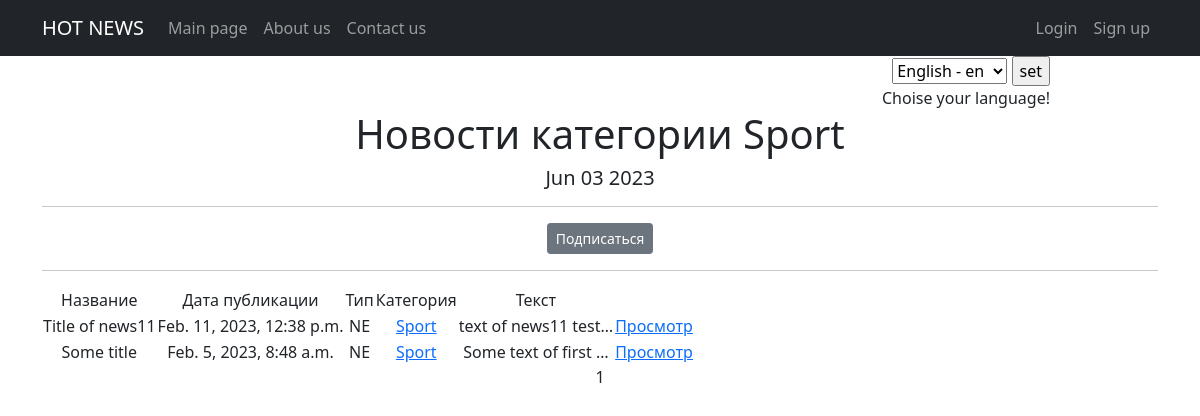
Page /categories/1 on the earlier database version.
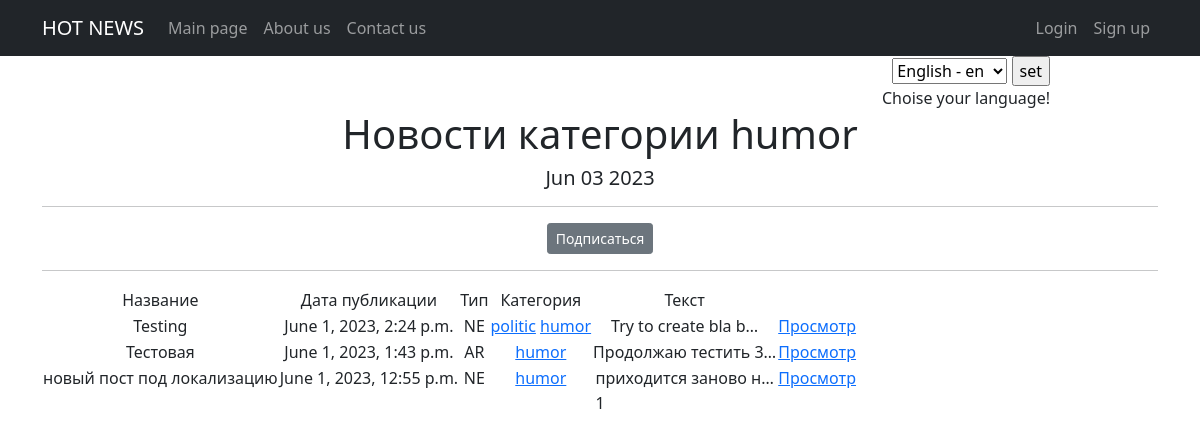
Same page on the later database version.
### news/models.py (models this page shows, shortened)
class Category(models.Model):
    name = models.CharField(max_length=32, unique=True, help_text=_('category name'))
    subscribers = models.ManyToManyField(User, blank=True, null=True, related_name='categories')
    def __str__(self):
        return f'{self.name}'

class Post(models.Model):
    author = models.ForeignKey(Author, to_field='authorUser_id', on_delete=models.CASCADE)
    NEWS = 'NE'
    ARTICLE = 'AR'
    CATEGORY_CHOISE = (
        (NEWS, 'Новость'),
        (ARTICLE, 'Статья'),
    )
    category_type = models.CharField(max_length=2, choices=CATEGORY_CHOISE, default=ARTICLE)
    dateCreation = models.DateTimeField(auto_now_add=True)
    postCategory = models.ManyToManyField(Category, through='PostCategory')
    title = models.CharField(max_length=128)
    text = models.TextField()
    rating = models.SmallIntegerField(default=0)

### news/views.py (the view)
# urls.py: path('categories/<int:pk>', CategoryList.as_view(), name='category_list'),
class CategoryList(NewsList):
    model = Post
    template_name = 'category_list.html'
    context_object_name = 'category_news_list'
    def get_queryset(self):
        self.category = get_object_or_404(Category, id=self.kwargs['pk'])
        queryset = Post.objects.filter(postCategory=self.category).order_by('-dateCreation')
        return queryset
    def get_context_data(self, **kwargs):
        context = super().get_context_data(**kwargs)
        context['is_not_subscriber'] = self.request.user not in self.category.subscribers.all()
        context['category'] = self.category
        return context

### news/templatetags/custom_filters.py (called while the page is built)
@register.filter()
def censor(value):
    if not isinstance(value, str):
        raise TypeError("Value must be a string")
    else:
        bad_words = ['badword1', 'badword2', 'badword3']
        words = value.split()
        for i, word in enumerate(words):
            if word.lower() in bad_words:
                words[i] = word[0] + "*" * (len(word) - 1)
        return " ".join(words)

### news/views.py (called while the page is built)
    def get_context_data(self, **kwargs):
        context = super().get_context_data(**kwargs)
        context['time_now'] = datetime.utcnow()
        context['current_time'] = timezone.now()
        context['timezones'] = pytz.common_timezones
        return context

### templates/category_list.html (shortened to what this page needs)
{% extends 'flatpages/default.html' %}
{% load custom_filters %}
{% block content %}
   <h1>Новости категории {{category}}</h1>
   <h5>{{ time_now|date:'M d Y' }}</h5>
   <hr>
   {% if is_not_subscriber %}
      <a href="{% url 'subscribe' category.id %}" class="btn btn-secondary btn-sm">Подписаться</a>
      <br>
   {% else %}
       <a href="{% url 'unsubscribe' category.id %}" class="btn btn-secondary btn-sm">Отписаться</a>
       <br>
   {% endif %}
   <hr>
   {% if category_news_list %}
       <table>
           <tr>
               <td>Название</td>
               <td>Дата публикации</td>
               <td>Тип</td>
               <td>Категория</td>
               <td>Текст</td>
           </tr>
           {% for post in category_news_list %}
                  <tr>
                      <td>{{ post.title|censor }}</td>
                      <td>{{ post.dateCreation }}</td>
                      <td>{{ post.category_type }}</td>
                      <td>{% for cat in post.postCategory.all %}
                             <a href="{% url 'category_list' cat.id %}">{{ cat.name }}</a>
                          {% endfor %}</td>
                      <td>{{ post.text|truncatechars:20|censor }}</td>
                      {% if post.category_type == 'NE' %}
                        <td>
                        <a href="{% url 'post_detail' post.id %}">Просмотр</a>
                        </td>
                      {% elif post.category_type == 'AR' %}
                        <td>
                        <a href="{% url 'ar_detail' post.id %}">Просмотр</a>
                        </td>
                      {% endif %}
                  </tr>
           {% endfor %}
       </table>
   {% else %}
       <h2>Новостей нет!</h2>
   {% endif %}
   {{ page_obj.number }}
{% endblock content %}

### templates/flatpages/default.html (shortened to what this page needs)
<!DOCTYPE html>
{% load i18n %}
<html lang="en">
    <head>
        {% load static %}
        <link href="{% static 'css/styles.css' %}" rel="stylesheet" />
    </head>
    <body>
        <nav class="navbar navbar-expand-lg navbar-dark bg-dark static-top">
            <div class="container">
                <a class="navbar-brand" href="#">{% trans "HOT NEWS" %}</a>
                <div class="collapse navbar-collapse" id="navbarResponsive">
                    <ul class="navbar-nav ml-auto">
                        <li class="nav-item active">
                            <a class="nav-link" href="/news/">{% trans "Main page" %}</a>
                        </li>
                        <li class="nav-item">
                            <a class="nav-link" href="/about/">{% trans "About us" %}</a>
                        </li>
                        <li class="nav-item">
                            <a class="nav-link" href="/contacts/">{% trans "Contact us" %}</a>
                        </li>
                    </ul>
                    <ul class="navbar-nav ms-auto">
                        {% if user.is_authenticated == False %}
                        <li class="nav-item">
                            <a class="nav-link" href="/accounts/login">{% trans "Login" %}</a>
                        </li>
                        <li class="nav-item">
                            <a class="nav-link" href="/accounts/signup">{% trans "Sign up" %}</a>
                        </li>
                        {% endif %}
                    </ul>
                </div>
            </div>
        </nav>
        <div align="right" style="margin-right: 150px">
            <form action="{% url 'set_language' %}" method="POST"> {% csrf_token %}
                {% get_current_language as LANGUAGE_CODE %}
                <select name="language" id="">
                    {% get_available_languages as LANGUAGES %}
                    {% get_language_info_list for LANGUAGES as languages %}
                    {% for language in languages %}
                        <option value="{{ language.code }}" {% if language.code == LANGUAGE_CODE %} selected {% endif %}>
                            {{ language.name_local }} - {{ language.code }}
                        </option>
                    {% endfor %}
                </select>
                <input type="submit" value="set">
            </form>
                {% trans "Choise your language" %}!
        </div>
        <div class="container" align="center">
            <div class="row">
                <div class="col-lg-12 text-center">
                    {% block content %}{% endblock content %}
                </div>
            </div>
        </div>
    </body>
</html>

Differences in the rows shown:
removed Post: title|censor "Title of news11", dateCreation "Feb. 11, 2023, 12:38 p.m.", category_type "NE", text|censor "text of news11 test…", shows "Просмотр", Category (name "Sport")
removed Post: title|censor "Some title", dateCreation "Feb. 5, 2023, 8:48 a.m.", category_type "NE", text|censor "Some text of first …", shows "Просмотр", Category (name "Sport")
changed Category: name "Sport" → "humor"
added Post: title|censor "Testing", dateCreation "June 1, 2023, 2:24 p.m.", category_type "NE", text|censor "Try to create bla b…", shows "Просмотр", Category (name "humor")
now on this page (row edited): Category: name "politic", shown under "Testing"
added Post: title|censor "Тестовая", dateCreation "June 1, 2023, 1:43 p.m.", category_type "AR", text|censor "Продолжаю тестить 3…", shows "Просмотр", Category (name "humor")
added Post: title|censor "новый пост под локализацию", dateCreation "June 1, 2023, 12:55 p.m.", category_type "NE", text|censor "приходится заново н…", shows "Просмотр", Category (name "humor")
